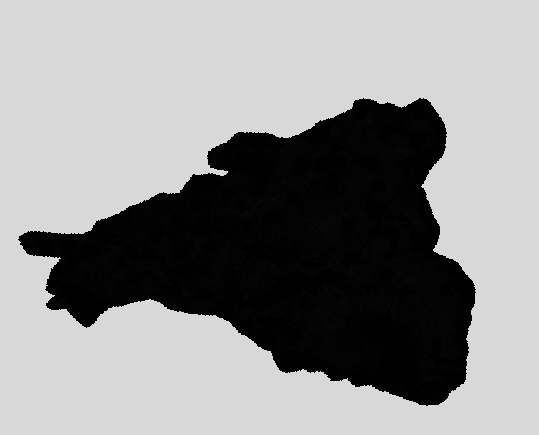
#> input picture pages/education/how_to/image_segmentation/emapr_hja_biomass.tif, 539 x 435 px, found by its file name
$ python scikit-image_spatial_seg.py   (older library calls are emulated)
#> lines starting #> are read from the running program, lines starting #| are printed output that depends on the picture
# -*- coding: utf-8 -*-
"""
Created on Thu May 25 16:24:16 2017

@author: braatenj
"""


import numpy as np
from skimage import segmentation, color, io
from skimage.future import graph
from skimage.segmentation import mark_boundaries
from matplotlib import pyplot as plt
from osgeo import gdal
import os


"""
references
RAG: https://vcansimplify.wordpress.com/2014/07/06/scikit-image-rag-introduction/
hierarchical merging: http://scikit-image.org/docs/dev/auto_examples/segmentation/plot_boundary_merge.html
"""

def weight_mean_color(graph, src, dst, n):
  """Callback to handle merging nodes by recomputing mean color.

  The method expects that the mean color of `dst` is already computed.

  Parameters
  ----------
  graph : RAG
      The graph under consideration.
  src, dst : int
      The vertices in `graph` to be merged.
  n : int
      A neighbor of `src` or `dst` or both.

  Returns
  -------
  data : dict
      A dictionary with the `"weight"` attribute set as the absolute
      difference of the mean color between node `dst` and `n`.
  """
  diff = graph.node[dst]['mean color'] - graph.node[n]['mean color']
  diff = np.linalg.norm(diff)
  return {'weight': diff}


def merge_mean_color(graph, src, dst):
  """Callback called before merging two nodes of a mean color distance graph.

  This method computes the mean color of `dst`.

  Parameters
  ----------
  graph : RAG
      The graph under consideration.
  src, dst : int
      The vertices in `graph` to be merged.
  """
  graph.node[dst]['total color'] += graph.node[src]['total color']
  graph.node[dst]['pixel count'] += graph.node[src]['pixel count']
  graph.node[dst]['mean color'] = (graph.node[dst]['total color'] /
                                   graph.node[dst]['pixel count'])

def make_display_image(img, bgPixels):
  """Function to apply 2 stdev stretch and compress to image to 8-bit for
  higher contrast viewing

  Parameters
  ----------
  img : np.array
      The image converted to np.array
  bgPixels : np.array
      np.array of indexes for background pixels
  """
  img = img.astype(np.float)
  img[bgPixels] = np.nan
  imgMean = np.nanmean(img)
  imgStd = np.nanstd(img)
  imgMinOrig = np.nanmin(img)
  imgMinCalc = imgMean-(imgStd*2)
  if imgMinCalc < imgMinOrig:
    imgMin = imgMinOrig
  else:
    imgMin = imgMinCalc
  img[bgPixels] = imgMin
  imgMax = imgMean+(imgStd*2)
  img[img < imgMin] = imgMin
  img[img > imgMax] = imgMax
  img = np.round(((img-imgMin) / (imgMax-imgMin+0.0)) * 255).astype(np.uint8)
  return img


############################################################################################################################################################
###   INPUTS    ############################################################################################################################################
############################################################################################################################################################


# define the image file path
inFile = 'D:/work/code_library/eMapR-site/pages/education/how_to/image_segmentation/emapr_hja_biomass.tif'

# define the out file name - if extension is not .tif, it will be forced to .tif
outFile = 'D:/work/code_library/eMapR-site/pages/education/how_to/image_segmentation/emapr_hja_biomass_seg.tif'

# set background value - what is it in the image?
bgValue = -9999

############################################################################################################################################################
############################################################################################################################################################
############################################################################################################################################################


# activate the GDAL plugin so that skimage will read GeoTIFF
io.use_plugin('gdal')

# read in the image
img = io.imread(inFile)
#> img is the input picture: shape (435, 539) int16; min -9999, max 2508, mean -6469.5

# get the index of the background pixels
bgPixels = np.where(img == bgValue)
#> bgPixels = 156406 positions, rows 0 to 434, columns 0 to 538

# create the display image
displayImg = make_display_image(img, bgPixels)
#> in make_display_image, `img = img.astype(np.float)`:
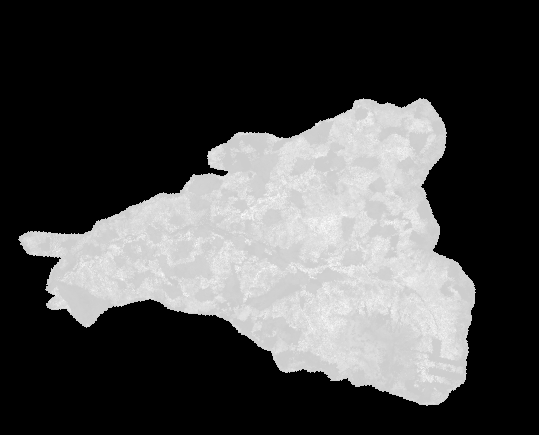
#> img: shape (435, 539) float64; min -9999, max 2508, mean -6469.5; drawn with min black and max white
#> in make_display_image, `img[bgPixels] = np.nan`:
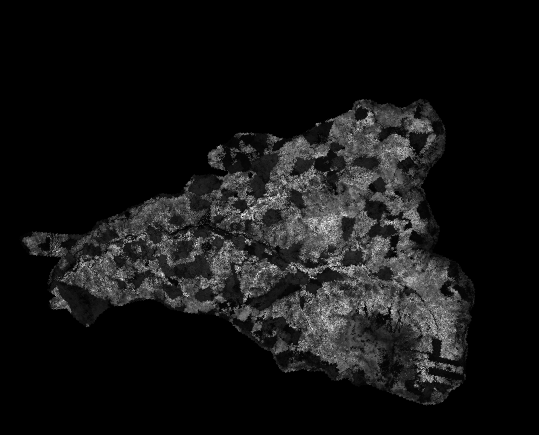
#> img: shape (435, 539) float64; 66.71% of the values are NaN or infinite; the others: min 2, max 2508, mean 602.7; drawn with min black, max white, NaN and infinite black
#> in make_display_image, `imgMean = np.nanmean(img)`: imgMean = 602.7
#> in make_display_image, `imgStd = np.nanstd(img)`: imgStd = 397.8
#> in make_display_image, `imgMinOrig = np.nanmin(img)`: imgMinOrig = 2
#> in make_display_image, `imgMinCalc = imgMean-(imgStd*2)`: imgMinCalc = -193
#> in make_display_image, `imgMin = imgMinOrig`: imgMin = 2
#> in make_display_image, `imgMax = imgMean+(imgStd*2)`: imgMax = 1398.3
#> in make_display_image, `img[img > imgMax] = imgMax`:
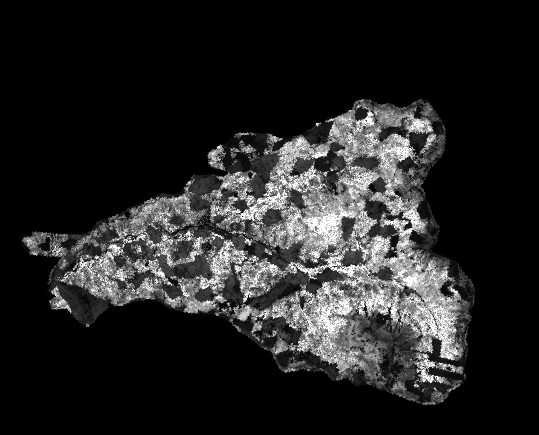
#> img: shape (435, 539) float64; min 2, max 1398.3, mean 199.8; drawn with min black and max white

# plot the display image
plt.imshow(displayImg, cmap='gray')

# create the image to segment - set background NA values -100 and scale data froom 0-600 - iterative testing
img[bgPixels] = -100
img = np.round(((img-np.min(img)) / (np.max(img)-np.min(img)+0.0)) * 600)

# use k-means to perform an initial segmentation of the image - need to play with the values, use next section to evaluate
#> (the run stopped early here; a loop or call above may not have finished)
